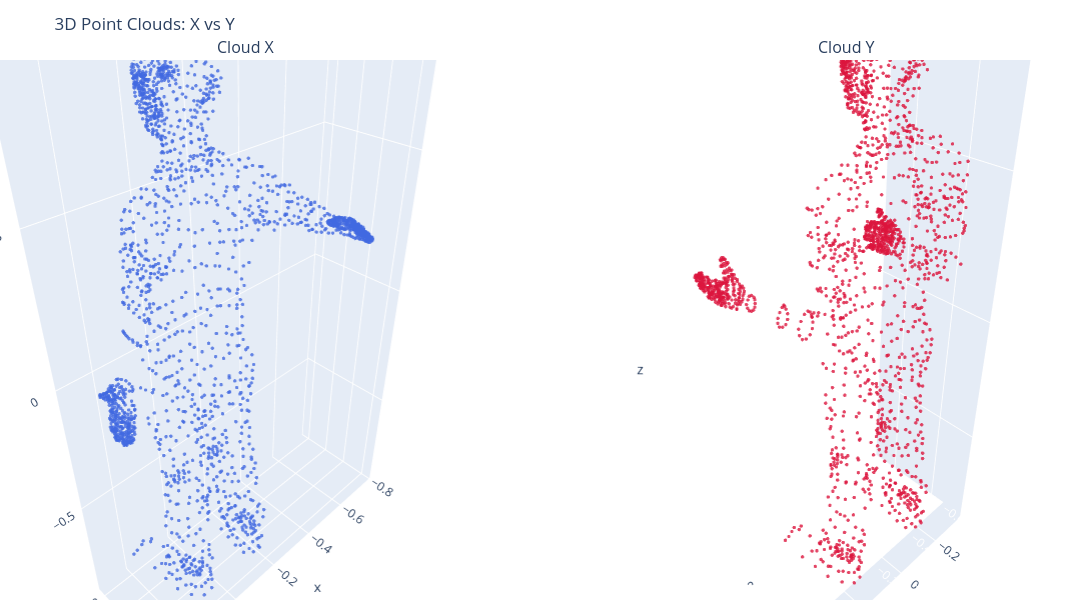
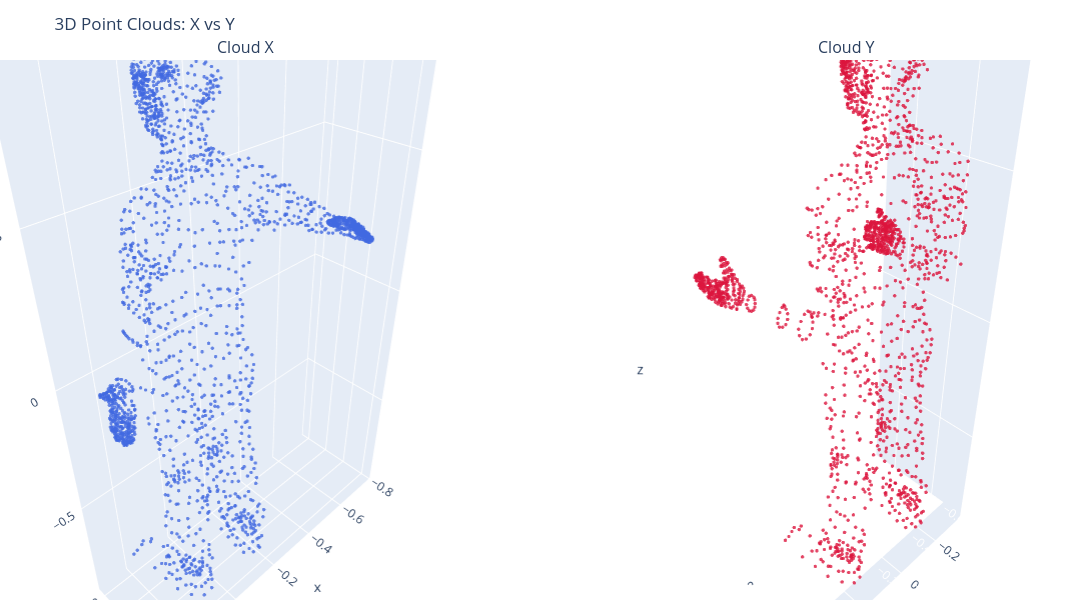

Source (notebook cell) for these figures, in order:
### Markdown cell above
#Set and visualize the clouds

### Code cell
path_X = "Data/CAPOD/class1/m1.obj"
path_Y = "Data/CAPOD/class1/m7.obj"
X, Y = create_clouds(path_X, path_Y)
plot_point_clouds_side_by_side(X, Y)

### Figure 1 — Plotly figure (JSON) as saved in the notebook; plotly's stock layout.template omitted (floating-point values rounded to 4 significant figures; data arrays with more than 128 entries replaced by an {"elided": "..."} marker saying what was removed)
{"data": [{"marker": {"color": "royalblue", "opacity": 0.8, "size": 2}, "mode": "markers", "scene": "scene", "type": "scatter3d", "x": {"elided": "1926 float values"}, "y": {"elided": "1926 float values"}, "z": {"elided": "1926 float values"}}, {"marker": {"color": "crimson", "opacity": 0.8, "size": 2}, "mode": "markers", "scene": "scene2", "type": "scatter3d", "x": {"elided": "1926 float values"}, "y": {"elided": "1926 float values"}, "z": {"elided": "1926 float values"}}], "layout": {"annotations": [{"font": {"size": 16}, "showarrow": false, "text": "Cloud X", "x": 0.225, "xanchor": "center", "xref": "paper", "y": 1, "yanchor": "bottom", "yref": "paper"}, {"font": {"size": 16}, "showarrow": false, "text": "Cloud Y", "x": 0.775, "xanchor": "center", "xref": "paper", "y": 1, "yanchor": "bottom", "yref": "paper"}], "height": 600, "margin": {"b": 0, "l": 0, "r": 0, "t": 60}, "scene": {"aspectmode": "data", "domain": {"x": [0, 0.45], "y": [0, 1]}}, "scene2": {"aspectmode": "data", "domain": {"x": [0.55, 1], "y": [0, 1]}}, "showlegend": false, "title": {"text": "3D Point Clouds: X vs Y"}, "width": 1200}}

### Figure 2 — Plotly figure (JSON) as saved in the notebook; plotly's stock layout.template omitted (floating-point values rounded to 4 significant figures; data arrays with more than 128 entries replaced by an {"elided": "..."} marker saying what was removed)
{"data": [{"marker": {"color": "royalblue", "opacity": 0.8, "size": 2}, "mode": "markers", "scene": "scene", "type": "scatter3d", "x": {"elided": "1926 float values"}, "y": {"elided": "1926 float values"}, "z": {"elided": "1926 float values"}}, {"marker": {"color": "crimson", "opacity": 0.8, "size": 2}, "mode": "markers", "scene": "scene2", "type": "scatter3d", "x": {"elided": "1926 float values"}, "y": {"elided": "1926 float values"}, "z": {"elided": "1926 float values"}}], "layout": {"annotations": [{"font": {"size": 16}, "showarrow": false, "text": "Cloud X", "x": 0.225, "xanchor": "center", "xref": "paper", "y": 1, "yanchor": "bottom", "yref": "paper"}, {"font": {"size": 16}, "showarrow": false, "text": "Cloud Y", "x": 0.775, "xanchor": "center", "xref": "paper", "y": 1, "yanchor": "bottom", "yref": "paper"}], "height": 600, "margin": {"b": 0, "l": 0, "r": 0, "t": 60}, "scene": {"aspectmode": "data", "domain": {"x": [0, 0.45], "y": [0, 1]}}, "scene2": {"aspectmode": "data", "domain": {"x": [0.55, 1], "y": [0, 1]}}, "showlegend": false, "title": {"text": "3D Point Clouds: X vs Y"}, "width": 1200}}
